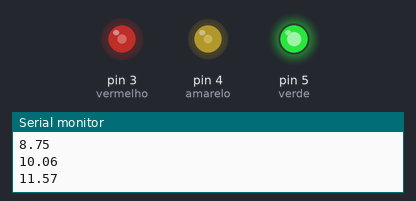
Bench run of a sketch on a simulated Arduino Uno, built with avr-gcc and run on an emulated ATmega328P. On the bench: output pins drawn as LEDs (lit = HIGH), the last lines printed to the serial monitor.

Above: at 0.15 s.
At 30.7 s:
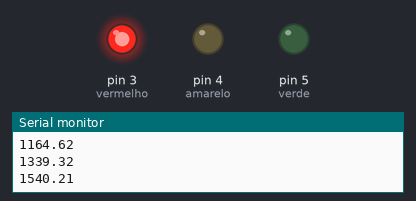
At 32.3 s:
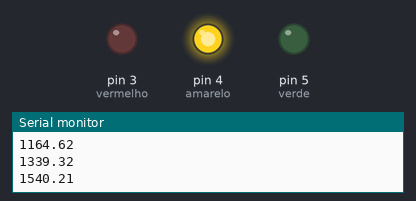
At 38.9 s:
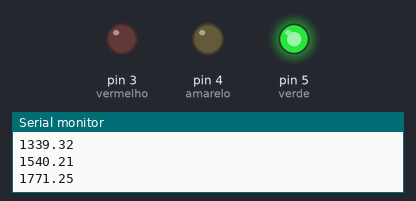
Timing chart, 0 to 40.0 s (numbered marks = the images above):
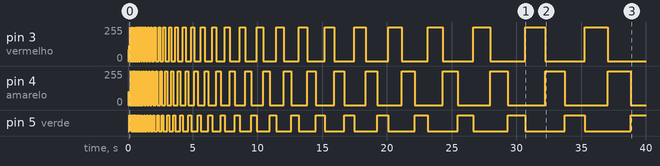

The sketch:

Ex04.ino
```cpp
int vermelho = 3;
int amarelo = 4;
int verde = 5;
float time = 5;

void setup(){
  Serial.begin(9600);
  pinMode(vermelho, OUTPUT);
  pinMode(amarelo, OUTPUT);
  pinMode(verde, OUTPUT);
  digitalWrite(vermelho, LOW);
  digitalWrite(verde, LOW);
  digitalWrite(amarelo, LOW);
}


void loop(){
  while(time <= 5000) {
    digitalWrite(vermelho, HIGH);
    delay(time);
    digitalWrite(vermelho, LOW);

    digitalWrite(amarelo, HIGH);
    delay(time);
    digitalWrite(amarelo, LOW);

    digitalWrite(verde, HIGH);
    delay(time);
    digitalWrite(verde, LOW);
    time *= 1.15;
    Serial.println(time);
  }
}
```
